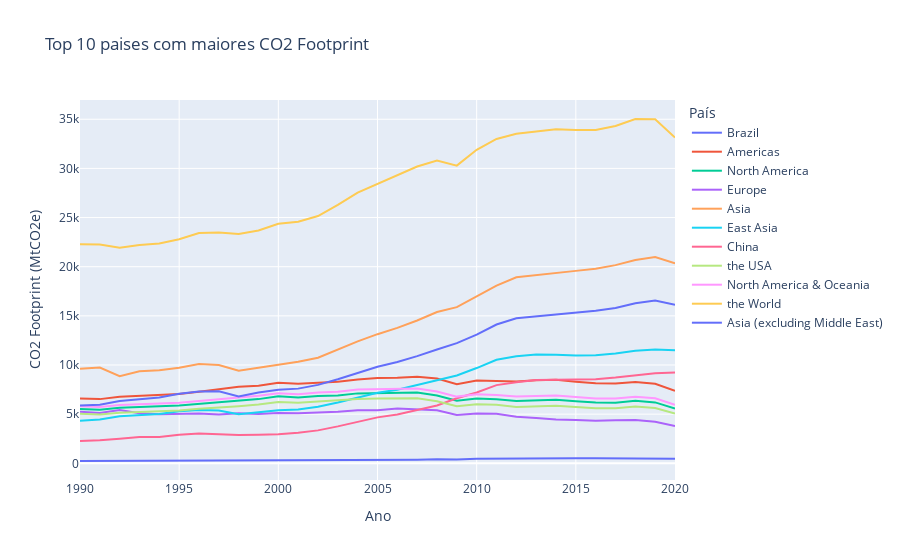

The cell this chart's notebook holds for it:
### Code cell
fig = px.line(df_co2_filtered, 
              x='ano', 
              y='valor', 
              color='pais', 
              title="Top 10 paises com maiores CO2 Footprint",
              labels={
                  "valor": "CO2 Footprint (MtCO2e)",
                  "ano": "Ano",
                  "pais": "País"
              })

fig.show()

### Figure 1 — Plotly figure (JSON) as saved in the notebook; plotly's stock layout.template omitted (floating-point values rounded to 4 significant figures)
{"data": [{"hovertemplate": "País=Brazil<br>Ano=%{x}<br>CO2 Footprint (MtCO2e)=%{y}<extra></extra>", "legendgroup": "Brazil", "line": {"color": "#636efa", "dash": "solid"}, "marker": {"symbol": "circle"}, "mode": "lines", "name": "Brazil", "orientation": "v", "showlegend": true, "type": "scatter", "x": [1990, 1991, 1992, 1993, 1994, 1995, 1996, 1997, 1998, 1999, 2000, 2001, 2002, 2003, 2004, 2005, 2006, 2007, 2008, 2009, 2010, 2011, 2012, 2013, 2014, 2015, 2016, 2017, 2018, 2019, 2020], "xaxis": "x", "y": [234.5, 240.8, 240.2, 248.3, 262.1, 285.2, 314.0, 332.3, 340.4, 323.1, 336.8, 332.6, 316.0, 304.2, 316.5, 334.4, 343.8, 370.0, 416.0, 381.5, 459.5, 484.8, 509.7, 541.5, 569.2, 520.5, 502.9, 511.0, 488.9, 487.9, 463.5], "yaxis": "y"}, {"hovertemplate": "País=Americas<br>Ano=%{x}<br>CO2 Footprint (MtCO2e)=%{y}<extra></extra>", "legendgroup": "Americas", "line": {"color": "#EF553B", "dash": "solid"}, "marker": {"symbol": "circle"}, "mode": "lines", "name": "Americas", "orientation": "v", "showlegend": true, "type": "scatter", "x": [1990, 1991, 1992, 1993, 1994, 1995, 1996, 1997, 1998, 1999, 2000, 2001, 2002, 2003, 2004, 2005, 2006, 2007, 2008, 2009, 2010, 2011, 2012, 2013, 2014, 2015, 2016, 2017, 2018, 2019, 2020], "xaxis": "x", "y": [6582.0, 6530.0, 6759.0, 6844.0, 6987.0, 7055.0, 7281.0, 7516.0, 7776.0, 7895.0, 8184.0, 8100.0, 8192.0, 8301.0, 8515.0, 8669.0, 8703.0, 8806.0, 8635.0, 8034.0, 8426.0, 8400.0, 8318.0, 8445.0, 8510.0, 8305.0, 8142.0, 8107.0, 8265.0, 8090.0, 7375.0], "yaxis": "y"}, {"hovertemplate": "País=North America<br>Ano=%{x}<br>CO2 Footprint (MtCO2e)=%{y}<extra></extra>", "legendgroup": "North America", "line": {"color": "#00cc96", "dash": "solid"}, "marker": {"symbol": "circle"}, "mode": "lines", "name": "North America", "orientation": "v", "showlegend": true, "type": "scatter", "x": [1990, 1991, 1992, 1993, 1994, 1995, 1996, 1997, 1998, 1999, 2000, 2001, 2002, 2003, 2004, 2005, 2006, 2007, 2008, 2009, 2010, 2011, 2012, 2013, 2014, 2015, 2016, 2017, 2018, 2019, 2020], "xaxis": "x", "y": [5534.0, 5455.0, 5646.0, 5695.0, 5803.0, 5872.0, 6051.0, 6188.0, 6359.0, 6529.0, 6811.0, 6705.0, 6848.0, 6905.0, 7113.0, 7163.0, 7151.0, 7207.0, 6903.0, 6358.0, 6604.0, 6514.0, 6331.0, 6427.0, 6454.0, 6310.0, 6174.0, 6167.0, 6356.0, 6197.0, 5577.0], "yaxis": "y"}, {"hovertemplate": "País=Europe<br>Ano=%{x}<br>CO2 Footprint (MtCO2e)=%{y}<extra></extra>", "legendgroup": "Europe", "line": {"color": "#ab63fa", "dash": "solid"}, "marker": {"symbol": "circle"}, "mode": "lines", "name": "Europe", "orientation": "v", "showlegend": true, "type": "scatter", "x": [1990, 1991, 1992, 1993, 1994, 1995, 1996, 1997, 1998, 1999, 2000, 2001, 2002, 2003, 2004, 2005, 2006, 2007, 2008, 2009, 2010, 2011, 2012, 2013, 2014, 2015, 2016, 2017, 2018, 2019, 2020], "xaxis": "x", "y": [5234.0, 5114.0, 5416.0, 5094.0, 4986.0, 5055.0, 5074.0, 4977.0, 5086.0, 5019.0, 5106.0, 5095.0, 5139.0, 5242.0, 5394.0, 5394.0, 5574.0, 5514.0, 5400.0, 4914.0, 5068.0, 5032.0, 4747.0, 4596.0, 4444.0, 4403.0, 4335.0, 4382.0, 4393.0, 4236.0, 3806.0], "yaxis": "y"}, {"hovertemplate": "País=Asia<br>Ano=%{x}<br>CO2 Footprint (MtCO2e)=%{y}<extra></extra>", "legendgroup": "Asia", "line": {"color": "#FFA15A", "dash": "solid"}, "marker": {"symbol": "circle"}, "mode": "lines", "name": "Asia", "orientation": "v", "showlegend": true, "type": "scatter", "x": [1990, 1991, 1992, 1993, 1994, 1995, 1996, 1997, 1998, 1999, 2000, 2001, 2002, 2003, 2004, 2005, 2006, 2007, 2008, 2009, 2010, 2011, 2012, 2013, 2014, 2015, 2016, 2017, 2018, 2019, 2020], "xaxis": "x", "y": [9610.0, 9737.0, 8870.0, 9361.0, 9457.0, 9717.0, 10110.0, 10000.0, 9423.0, 9716.0, 10020.0, 10320.0, 10740.0, 11600.0, 12410.0, 13140.0, 13780.0, 14530.0, 15380.0, 15890.0, 16950.0, 18080.0, 18920.0, 19110.0, 19380.0, 19580.0, 19790.0, 20160.0, 20690.0, 20980.0, 20340.0], "yaxis": "y"}, {"hovertemplate": "País=East Asia<br>Ano=%{x}<br>CO2 Footprint (MtCO2e)=%{y}<extra></extra>", "legendgroup": "East Asia", "line": {"color": "#19d3f3", "dash": "solid"}, "marker": {"symbol": "circle"}, "mode": "lines", "name": "East Asia", "orientation": "v", "showlegend": true, "type": "scatter", "x": [1990, 1991, 1992, 1993, 1994, 1995, 1996, 1997, 1998, 1999, 2000, 2001, 2002, 2003, 2004, 2005, 2006, 2007, 2008, 2009, 2010, 2011, 2012, 2013, 2014, 2015, 2016, 2017, 2018, 2019, 2020], "xaxis": "x", "y": [4338.0, 4445.0, 4784.0, 4916.0, 5009.0, 5302.0, 5426.0, 5363.0, 4999.0, 5195.0, 5400.0, 5464.0, 5760.0, 6191.0, 6713.0, 7179.0, 7479.0, 7948.0, 8424.0, 8940.0, 9689.0, 10530.0, 10900.0, 11070.0, 11050.0, 10960.0, 11000.0, 11180.0, 11450.0, 11580.0, 11510.0], "yaxis": "y"}, {"hovertemplate": "País=China<br>Ano=%{x}<br>CO2 Footprint (MtCO2e)=%{y}<extra></extra>", "legendgroup": "China", "line": {"color": "#FF6692", "dash": "solid"}, "marker": {"symbol": "circle"}, "mode": "lines", "name": "China", "orientation": "v", "showlegend": true, "type": "scatter", "x": [1990, 1991, 1992, 1993, 1994, 1995, 1996, 1997, 1998, 1999, 2000, 2001, 2002, 2003, 2004, 2005, 2006, 2007, 2008, 2009, 2010, 2011, 2012, 2013, 2014, 2015, 2016, 2017, 2018, 2019, 2020], "xaxis": "x", "y": [2264.0, 2340.0, 2508.0, 2680.0, 2671.0, 2911.0, 3039.0, 2973.0, 2876.0, 2914.0, 2966.0, 3111.0, 3350.0, 3756.0, 4247.0, 4672.0, 4966.0, 5395.0, 5888.0, 6624.0, 7202.0, 7954.0, 8254.0, 8467.0, 8514.0, 8507.0, 8556.0, 8725.0, 8960.0, 9156.0, 9229.0], "yaxis": "y"}, {"hovertemplate": "País=the USA<br>Ano=%{x}<br>CO2 Footprint (MtCO2e)=%{y}<extra></extra>", "legendgroup": "the USA", "line": {"color": "#B6E880", "dash": "solid"}, "marker": {"symbol": "circle"}, "mode": "lines", "name": "the USA", "orientation": "v", "showlegend": true, "type": "scatter", "x": [1990, 1991, 1992, 1993, 1994, 1995, 1996, 1997, 1998, 1999, 2000, 2001, 2002, 2003, 2004, 2005, 2006, 2007, 2008, 2009, 2010, 2011, 2012, 2013, 2014, 2015, 2016, 2017, 2018, 2019, 2020], "xaxis": "x", "y": [5045.0, 4967.0, 5145.0, 5207.0, 5309.0, 5369.0, 5538.0, 5644.0, 5811.0, 5982.0, 6244.0, 6158.0, 6278.0, 6357.0, 6548.0, 6586.0, 6585.0, 6608.0, 6321.0, 5799.0, 6009.0, 5950.0, 5728.0, 5819.0, 5854.0, 5729.0, 5610.0, 5592.0, 5767.0, 5618.0, 5057.0], "yaxis": "y"}, {"hovertemplate": "País=North America & Oceania<br>Ano=%{x}<br>CO2 Footprint (MtCO2e)=%{y}<extra></extra>", "legendgroup": "North America & Oceania", "line": {"color": "#FF97FF", "dash": "solid"}, "marker": {"symbol": "circle"}, "mode": "lines", "name": "North America & Oceania", "orientation": "v", "showlegend": true, "type": "scatter", "x": [1990, 1991, 1992, 1993, 1994, 1995, 1996, 1997, 1998, 1999, 2000, 2001, 2002, 2003, 2004, 2005, 2006, 2007, 2008, 2009, 2010, 2011, 2012, 2013, 2014, 2015, 2016, 2017, 2018, 2019, 2020], "xaxis": "x", "y": [5808.0, 5729.0, 5925.0, 5975.0, 6092.0, 6168.0, 6355.0, 6502.0, 6689.0, 6862.0, 7136.0, 7037.0, 7203.0, 7276.0, 7499.0, 7548.0, 7551.0, 7620.0, 7310.0, 6784.0, 7026.0, 6945.0, 6785.0, 6857.0, 6888.0, 6747.0, 6600.0, 6597.0, 6776.0, 6614.0, 5953.0], "yaxis": "y"}, {"hovertemplate": "País=the World<br>Ano=%{x}<br>CO2 Footprint (MtCO2e)=%{y}<extra></extra>", "legendgroup": "the World", "line": {"color": "#FECB52", "dash": "solid"}, "marker": {"symbol": "circle"}, "mode": "lines", "name": "the World", "orientation": "v", "showlegend": true, "type": "scatter", "x": [1990, 1991, 1992, 1993, 1994, 1995, 1996, 1997, 1998, 1999, 2000, 2001, 2002, 2003, 2004, 2005, 2006, 2007, 2008, 2009, 2010, 2011, 2012, 2013, 2014, 2015, 2016, 2017, 2018, 2019, 2020], "xaxis": "x", "y": [22290.0, 22260.0, 21940.0, 22210.0, 22360.0, 22790.0, 23430.0, 23490.0, 23330.0, 23690.0, 24370.0, 24570.0, 25150.0, 26300.0, 27540.0, 28450.0, 29340.0, 30190.0, 30800.0, 30280.0, 31890.0, 32990.0, 33520.0, 33730.0, 33970.0, 33910.0, 33910.0, 34320.0, 35030.0, 34990.0, 33130.0], "yaxis": "y"}, {"hovertemplate": "País=Asia (excluding Middle East)<br>Ano=%{x}<br>CO2 Footprint (MtCO2e)=%{y}<extra></extra>", "legendgroup": "Asia (excluding Middle East)", "line": {"color": "#636efa", "dash": "solid"}, "marker": {"symbol": "circle"}, "mode": "lines", "name": "Asia (excluding Middle East)", "orientation": "v", "showlegend": true, "type": "scatter", "x": [1990, 1991, 1992, 1993, 1994, 1995, 1996, 1997, 1998, 1999, 2000, 2001, 2002, 2003, 2004, 2005, 2006, 2007, 2008, 2009, 2010, 2011, 2012, 2013, 2014, 2015, 2016, 2017, 2018, 2019, 2020], "xaxis": "x", "y": [5879.0, 5954.0, 6348.0, 6548.0, 6698.0, 7071.0, 7306.0, 7323.0, 6792.0, 7194.0, 7487.0, 7597.0, 7979.0, 8557.0, 9228.0, 9828.0, 10300.0, 10900.0, 11580.0, 12220.0, 13090.0, 14120.0, 14760.0, 14960.0, 15150.0, 15290.0, 15510.0, 15790.0, 16290.0, 16550.0, 16140.0], "yaxis": "y"}], "layout": {"legend": {"title": {"text": "País"}, "tracegroupgap": 0}, "title": {"text": "Top 10 paises com maiores CO2 Footprint"}, "xaxis": {"anchor": "y", "domain": [0, 1], "title": {"text": "Ano"}}, "yaxis": {"anchor": "x", "domain": [0, 1], "title": {"text": "CO2 Footprint (MtCO2e)"}}}}
